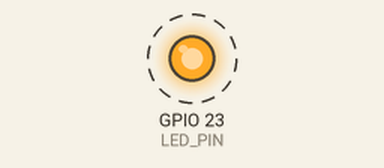
The program below on a simulated Raspberry Pi (BCM pin numbers). On the bench: output pins drawn as LEDs (lit = HIGH). Dashed ring = blinking. What the program prints to the terminal is not drawn. At 20.0 s the program stops and its outputs stay as they are.

Above: at 0.5 s.
Timing chart, 0 to 4.6 s (numbered marks = the images above):
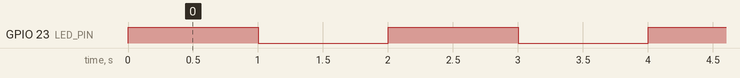

Measured:
- by itself, GPIO 23 (LED_PIN): alternates HIGH for 1.0 s and LOW for 1.0 s, 20 changes in all, then stays LOW

The program:

led_blink.py
```python
import RPi.GPIO as GPIO #GPIO 모듈 import
import time
LED_PIN = 23 # PIN 번호 설정
GPIO.setmode(GPIO.BCM) #핀 번호 방식 설정(GPIO.BOART or GPIO.BCM)
GPIO.setup(LED_PIN, GPIO.OUT) #PIN 모드 설정(GPIO.OUT or GPIO.IN)

for i in range(10):
    GPIO.output(LED_PIN, GPIO.HIGH) #True, 1
    print("Led on")
    time.sleep(1)
    GPIO.output(LED_PIN, GPIO.LOW) #false, 0
    print("Led off")
    time.sleep(1)

GPIO.cleanup() # GPiO 핀 상태 초기화
```
